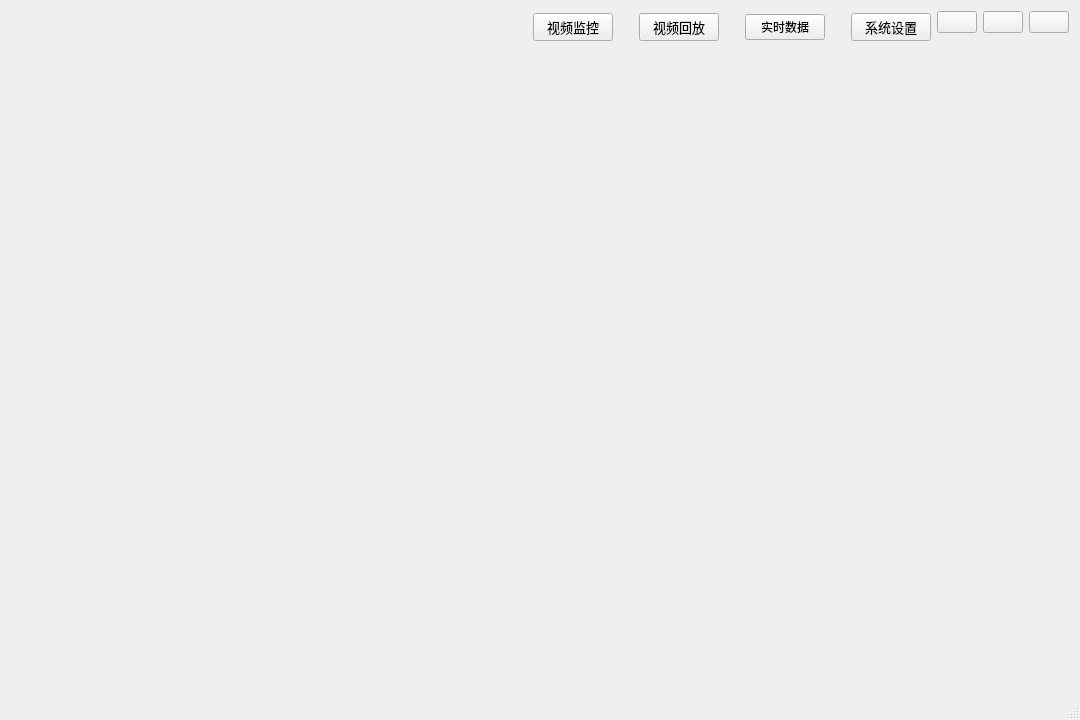
<?xml version="1.0" encoding="UTF-8"?>
<ui version="4.0">
 <class>MainWindow</class>
 <widget class="QMainWindow" name="MainWindow">
  <property name="geometry">
   <rect>
    <x>0</x>
    <y>0</y>
    <width>1080</width>
    <height>720</height>
   </rect>
  </property>
  <property name="minimumSize">
   <size>
    <width>1080</width>
    <height>720</height>
   </size>
  </property>
  <property name="windowTitle">
   <string>MainWindow</string>
  </property>
  <property name="tabShape">
   <enum>QTabWidget::Rounded</enum>
  </property>
  <widget class="QWidget" name="centralWidget">
   <layout class="QVBoxLayout" name="verticalLayout_2" stretch="0,1">
    <item>
     <layout class="QHBoxLayout" name="horizontalLayout_2">
      <item>
       <widget class="QLabel" name="label">
        <property name="text">
         <string/>
        </property>
       </widget>
      </item>
      <item>
       <spacer name="horizontalSpacer">
        <property name="orientation">
         <enum>Qt::Horizontal</enum>
        </property>
        <property name="sizeHint" stdset="0">
         <size>
          <width>40</width>
          <height>10</height>
         </size>
        </property>
       </spacer>
      </item>
      <item>
       <layout class="QHBoxLayout" name="layout_btn_main" stretch="4,0,0,0,0,0,0,0">
        <item>
         <spacer name="horizontalSpacer_2">
          <property name="orientation">
           <enum>Qt::Horizontal</enum>
          </property>
          <property name="sizeHint" stdset="0">
           <size>
            <width>40</width>
            <height>20</height>
           </size>
          </property>
         </spacer>
        </item>
        <item>
         <widget class="QPushButton" name="btn_monitor">
          <property name="sizePolicy">
           <sizepolicy hsizetype="Minimum" vsizetype="Fixed">
            <horstretch>0</horstretch>
            <verstretch>0</verstretch>
           </sizepolicy>
          </property>
          <property name="font">
           <font>
            <pointsize>10</pointsize>
           </font>
          </property>
          <property name="statusTip">
           <string/>
          </property>
          <property name="whatsThis">
           <string>btn_main</string>
          </property>
          <property name="text">
           <string>视频监控</string>
          </property>
         </widget>
        </item>
        <item>
         <spacer name="horizontalSpacer_4">
          <property name="orientation">
           <enum>Qt::Horizontal</enum>
          </property>
          <property name="sizeHint" stdset="0">
           <size>
            <width>20</width>
            <height>20</height>
           </size>
          </property>
         </spacer>
        </item>
        <item>
         <widget class="QPushButton" name="btn_video">
          <property name="font">
           <font>
            <pointsize>10</pointsize>
           </font>
          </property>
          <property name="statusTip">
           <string/>
          </property>
          <property name="whatsThis">
           <string>btn_main</string>
          </property>
          <property name="text">
           <string>视频回放</string>
          </property>
         </widget>
        </item>
        <item>
         <spacer name="horizontalSpacer_6">
          <property name="orientation">
           <enum>Qt::Horizontal</enum>
          </property>
          <property name="sizeHint" stdset="0">
           <size>
            <width>20</width>
            <height>20</height>
           </size>
          </property>
         </spacer>
        </item>
        <item>
         <widget class="QPushButton" name="btn_chart">
          <property name="whatsThis">
           <string>btn_main</string>
          </property>
          <property name="text">
           <string>实时数据</string>
          </property>
         </widget>
        </item>
        <item>
         <spacer name="horizontalSpacer_5">
          <property name="orientation">
           <enum>Qt::Horizontal</enum>
          </property>
          <property name="sizeHint" stdset="0">
           <size>
            <width>20</width>
            <height>20</height>
           </size>
          </property>
         </spacer>
        </item>
        <item>
         <widget class="QPushButton" name="btn_setting">
          <property name="font">
           <font>
            <pointsize>10</pointsize>
           </font>
          </property>
          <property name="statusTip">
           <string/>
          </property>
          <property name="whatsThis">
           <string>btn_main</string>
          </property>
          <property name="text">
           <string>系统设置</string>
          </property>
         </widget>
        </item>
       </layout>
      </item>
      <item>
       <layout class="QVBoxLayout" name="verticalLayout" stretch="0,1">
        <item>
         <layout class="QHBoxLayout" name="horizontalLayout">
          <item>
           <widget class="QPushButton" name="btn_min">
            <property name="whatsThis">
             <string>btn_rt</string>
            </property>
            <property name="styleSheet">
             <string notr="true"/>
            </property>
            <property name="text">
             <string/>
            </property>
            <property name="icon">
             <iconset resource="resources.qrc">
              <normaloff>:/images/min16b.png</normaloff>:/images/min16b.png</iconset>
            </property>
           </widget>
          </item>
          <item>
           <widget class="QPushButton" name="btn_max">
            <property name="whatsThis">
             <string>btn_rt</string>
            </property>
            <property name="text">
             <string/>
            </property>
            <property name="icon">
             <iconset resource="resources.qrc">
              <normaloff>:/images/max_normal.png</normaloff>:/images/max_normal.png</iconset>
            </property>
           </widget>
          </item>
          <item>
           <widget class="QPushButton" name="btn_close">
            <property name="enabled">
             <bool>true</bool>
            </property>
            <property name="sizePolicy">
             <sizepolicy hsizetype="Minimum" vsizetype="Fixed">
              <horstretch>0</horstretch>
              <verstretch>0</verstretch>
             </sizepolicy>
            </property>
            <property name="whatsThis">
             <string>btn_rt</string>
            </property>
            <property name="text">
             <string/>
            </property>
            <property name="icon">
             <iconset resource="resources.qrc">
              <normaloff>:/images/close16.png</normaloff>:/images/close16.png</iconset>
            </property>
           </widget>
          </item>
         </layout>
        </item>
        <item>
         <spacer name="verticalSpacer">
          <property name="orientation">
           <enum>Qt::Vertical</enum>
          </property>
          <property name="sizeHint" stdset="0">
           <size>
            <width>20</width>
            <height>10</height>
           </size>
          </property>
         </spacer>
        </item>
       </layout>
      </item>
     </layout>
    </item>
    <item>
     <widget class="QStackedWidget" name="stackedWidget">
      <widget class="QWidget" name="stack_jiankong"/>
      <widget class="QWidget" name="page_2"/>
     </widget>
    </item>
   </layout>
  </widget>
  <widget class="QStatusBar" name="statusBar"/>
  <action name="actiontest">
   <property name="text">
    <string>test</string>
   </property>
  </action>
 </widget>
 <layoutdefault spacing="6" margin="11"/>
 <resources>
  <include location="resources.qrc"/>
 </resources>
 <connections/>
</ui>
